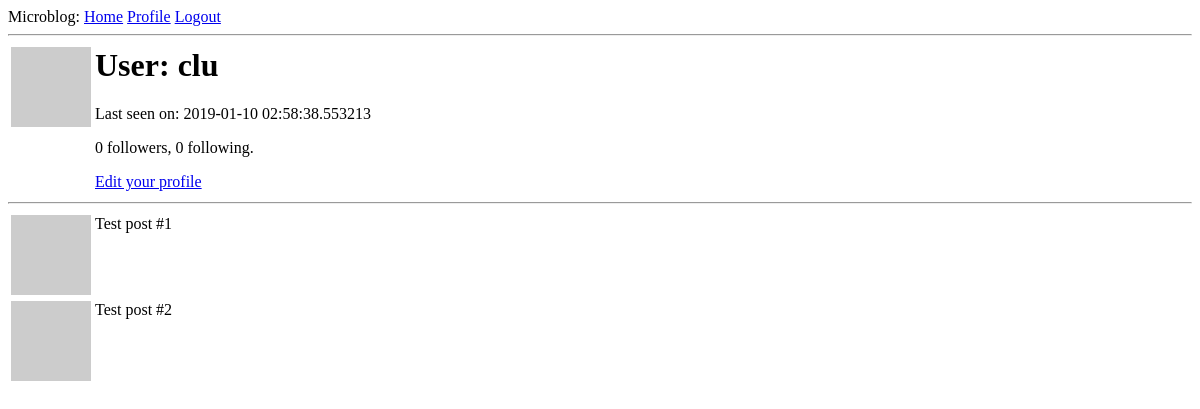
Before: /user/clu (signed in) with the older database file.
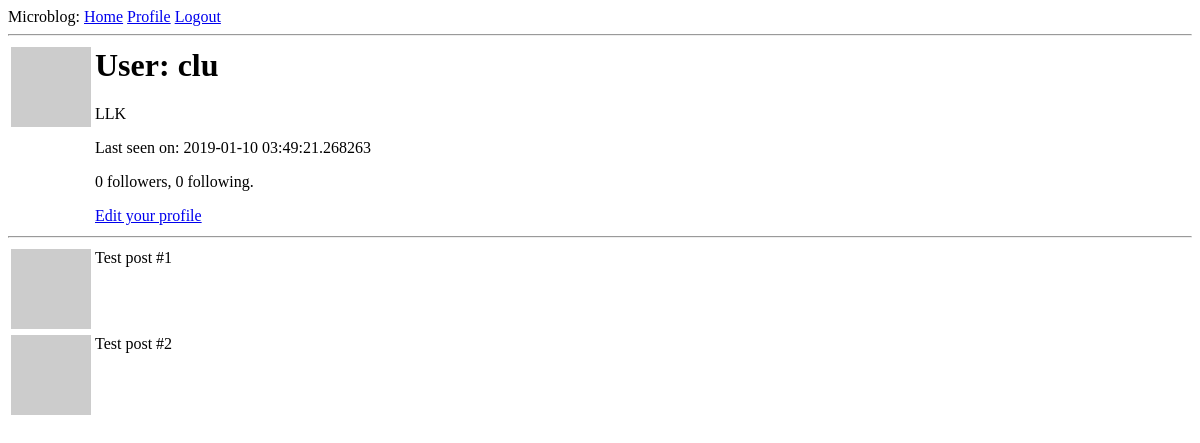
After: the same page with the newer database file.
### blogApp/models.py (models this page shows, shortened)
class User(UserMixin, db.Model):
  id = db.Column(db.Integer, primary_key = True)
  username = db.Column(db.String(64), index = True, unique = True)
  email = db.Column(db.String(120), index = True, unique = True)
  password_hash = db.Column(db.String(128))
  about_me = db.Column(db.String(140))
  last_seen = db.Column(db.DateTime, default=datetime.utcnow)
  '''
  For a one-to-many relationship, a db.relationship field is normally defined on the "one" side, and is used as a convenient way to get access to the "many".
  The backref argument defines the name of a field that will be added to the objects of the "many" class that points back at the "one" object.
  '''
  posts = db.relationship('Post', backref='author', lazy='dynamic')
  '''
  many to many relationship
  '''
  followed = db.relationship(
    'User', secondary=followers,
    primaryjoin=(followers.c.follower_id == id),
    secondaryjoin=(followers.c.followed_id == id),
    backref=db.backref('followers', lazy='dynamic'), lazy='dynamic')
  '''
  The __repr__ method tells Python how to print objects of this class, which is going to be useful for debugging.
  '''
  def __repr__(self):
    return '<User {}>'.format(self.username)
  def avatar(self, size):
    digest = md5(self.email.lower().encode('utf-8')).hexdigest()
    return 'https://www.gravatar.com/avatar/{}?d=identicon&s={}'.format(digest, size)

### blogApp/routes.py (the view)
@app.route('/user/<username>')
@login_required
def user(username):
  user = User.query.filter_by(username=username).first_or_404()
  posts = [
      {'author': user, 'body': 'Test post #1'},
      {'author': user, 'body': 'Test post #2'}
  ]
  return render_template('user.html', user=user, posts=posts)

### blogApp/models.py (called while the page is built)
@login.user_loader
def load_user(id):
    return User.query.get(int(id))

### blogApp/routes.py (called while the page is built)
@app.before_request
def before_request():
  if current_user.is_authenticated:
      current_user.last_seen = datetime.utcnow()
      db.session.commit()

### blogApp/templates/user.html
{% extends "base.html" %}
{% block content %}
    <table>
    	<tr valign = "top">
    		<td><img src="{{ user.avatar(128) }}"></td>
    		<td>
                <h1>User: {{ user.username }}</h1>
                {% if user.about_me %}<p>{{ user.about_me }}</p>{% endif %}
                {% if user.last_seen %}<p>Last seen on: {{ user.last_seen }}</p>{% endif %}
                <p>{{ user.followers.count() }} followers, {{ user.followed.count() }} following.</p>
		        {% if user == current_user %}
		        <p><a href="{{ url_for('edit_profile') }}">Edit your profile</a></p>
		        {% elif not current_user.is_following(user) %}
		        <p><a href="{{ url_for('follow', username=user.username) }}">Follow</a></p>
		        {% else %}
		        <p><a href="{{ url_for('unfollow', username=user.username) }}">Unfollow</a></p>
		        {% endif %}
            </td>
    	</tr>
    </table>
    <hr>
    {% for post in posts %}
    <table>
    	<tr valign = "top">
    		<td><img src="{{ post.author.avatar(36) }}"></td>
    		<td><{{ post.author.username}} says: <br>{{ post.body}} </td>
    	</tr>
    </table>
    {% endfor %}
{% endblock %}

### blogApp/templates/base.html (shortened to what this page needs)
<html>
    <head>
    </head>
    <body>
        <div>
            Microblog:
            <a href="{{ url_for('index') }}">Home</a>
            {% if current_user.is_anonymous %}
            <a href="{{ url_for('login') }}">Login</a>
            {% else %}
            <a href="{{ url_for('user', username=current_user.username) }}">Profile</a>
            <a href="{{ url_for('logout') }}">Logout</a>
            {% endif %}
        </div>
        <hr>
        {% block content %}{% endblock %}
    </body>
</html>

Changed rows visible on the page:
changed User "clu": about_me (not shown) → "LLK"; last_seen "2019-01-10 02:58:38.553213" → "2019-01-10 03:49:21.268263"
